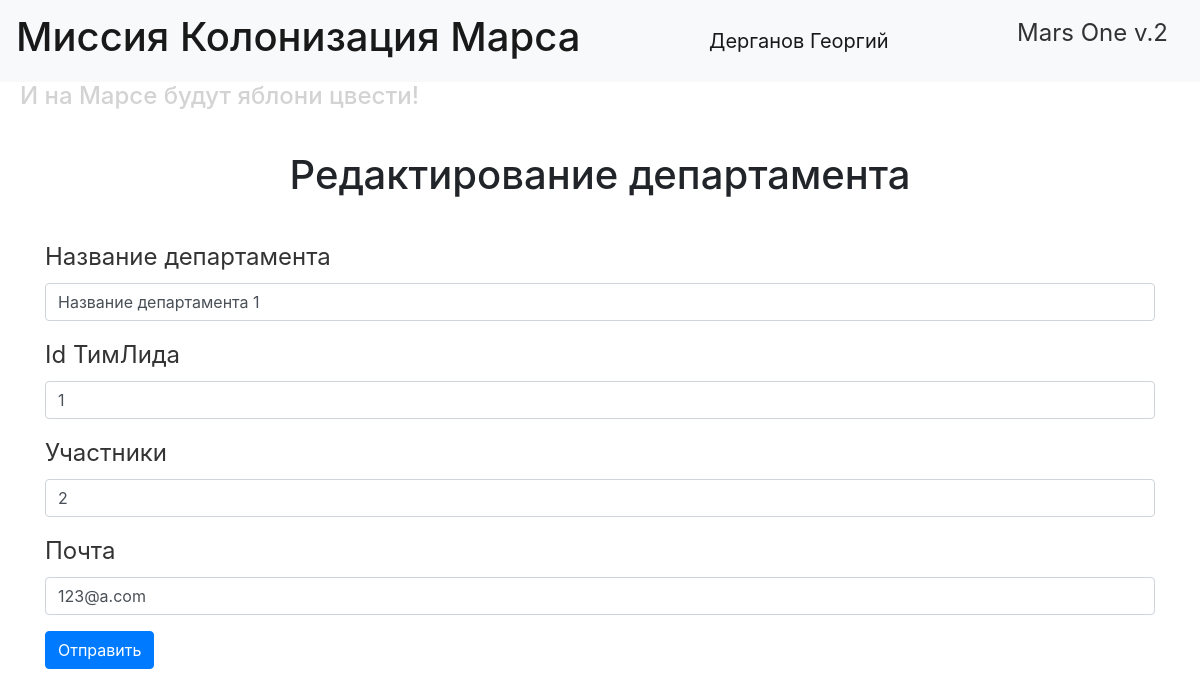
The app's page /department_change/1 (signed in) with its own data.
### data/users.py (models this page shows, shortened)
class User(SqlAlchemyBase, UserMixin, SerializerMixin):
    __tablename__ = 'users'
    id = sqlalchemy.Column(sqlalchemy.Integer, primary_key=True, autoincrement=True)
    surname = sqlalchemy.Column(sqlalchemy.String, nullable=True)
    name = sqlalchemy.Column(sqlalchemy.String, nullable=True)
    age = sqlalchemy.Column(sqlalchemy.Integer, nullable=True)
    position = sqlalchemy.Column(sqlalchemy.String, nullable=True)
    speciality = sqlalchemy.Column(sqlalchemy.String, nullable=True)
    address = sqlalchemy.Column(sqlalchemy.String, nullable=True)
    email = sqlalchemy.Column(sqlalchemy.String, unique=True, nullable=True)
    hashed_password = sqlalchemy.Column(sqlalchemy.String, nullable=True)
    modified_date = sqlalchemy.Column(sqlalchemy.DateTime, default=datetime.datetime.now)
    city_from = sqlalchemy.Column(sqlalchemy.String, nullable=True)
    jobs = orm.relation("Jobs", back_populates='user')
    departments = orm.relation("Departments", back_populates='user')

### data/departments.py (models this page shows)
class Departments(SqlAlchemyBase, UserMixin, SerializerMixin):
    __tablename__ = 'departments'
    id = sqlalchemy.Column(sqlalchemy.Integer, primary_key=True, autoincrement=True)
    title = sqlalchemy.Column(sqlalchemy.String, nullable=True)
    chief = sqlalchemy.Column(sqlalchemy.Integer, nullable=True)
    members = sqlalchemy.Column(sqlalchemy.String, nullable=True)
    email = sqlalchemy.Column(sqlalchemy.String, nullable=True)
    user_id = sqlalchemy.Column(sqlalchemy.Integer, sqlalchemy.ForeignKey("users.id"))
    user = orm.relation('User')

### main.py (the view, shortened to what this page needs)
@app.route('/department_change/<int:id>', methods=['GET', 'POST'])
@login_required
def edit_department(id):
    form = DepartmentsForm()
    if request.method == "GET":
        session = db_session.create_session()
        dep = session.query(Departments).filter(Departments.id == id, ((current_user == Departments.user) | (current_user.id == Departments.chief))).first()
        if dep:
            form.title.data = dep.title
            form.chief.data = dep.chief
            form.members.data = dep.members
            form.email.data = dep.email
        else:
            abort(404)
    return render_template('department.html', title='Редактирование департамента', form=form)

### main.py
class DepartmentsForm(FlaskForm):
    title = StringField('Название департамента', validators=[DataRequired()])
    chief = IntegerField("Id ТимЛида", validators=[DataRequired()])
    members = StringField("Участники", validators=[DataRequired()])
    email = EmailField('Почта', validators=[DataRequired(), validators.Email()])
    submit = SubmitField('Отправить')

### data/db_session.py (called while the page is built)
def create_session() -> Session:
    global __factory
    return __factory()

### main.py (called while the page is built)
@login_manager.user_loader
def load_user(user_id):
    session = db_session.create_session()
    return session.query(User).get(user_id)

### templates/department.html (shortened to what this page needs)
{% extends "base.html" %}
{% block content %}
<h1 class="title">{{ title }}</h1>
<form action="" method="post">
    <p>
        {{ form.title.label }}<br>
        {{ form.title(class="form-control") }}
    </p>
    <p>
        {{ form.chief.label }}<br>
        {{ form.chief(class="form-control") }}
    </p>
    <p>
        {{ form.members.label }}<br>
        {{ form.members(class="form-control") }}
    </p>
    <p>
        {{ form.email.label }}<br>
        {{ form.email(class="form-control") }}
    </p>
    <p>{{ form.submit(type="submit", class="btn btn-primary") }}</p>
</form>
{% endblock %}

### templates/base.html (shortened to what this page needs)
<!doctype html>
<html lang="en">
    <head>
        <link rel="stylesheet"
              href="https://stackpath.bootstrapcdn.com/bootstrap/4.4.1/css/bootstrap.min.css"
>
        <link rel="stylesheet" type="text/css" href="{{ url_for('static', filename='css/style.css') }}">
    </head>
    <body>
        <header>
            <nav class="navbar navbar-light bg-light">
                <a class="navbar-brand" href="/"><h1>Миссия Колонизация Марса</h1></a>
                {% if current_user.is_authenticated %}
                    <a class="navbar-brand" href="/logout">{{ current_user.surname }} {{ current_user.name }}</a>
                {% else %}
                    <p>
                        <a class="btn btn-primary" href="/register">Зарегистрироваться</a>
                        <a class="btn btn-success" href="/login">Войти</a>
                    </p>
                {% endif %}
                <a class="navbar-brand" href="/"><p>Mars One v.2</p></a>
            </nav>
            <h4>И на Марсе будут яблони цвести!</h4>
        </header>
        <main role="main" class="container">
            <div>
                {% block content %}{% endblock %}
            </div>
        </main>
    </body>
</html>

### static/css/style.css (style rules this page uses)
h4 { color: lightgrey; margin-left: 20px; }
p { font-size: 24px; color: rgba(0,0,0,0.8); }
.title { text-align: center; margin: 40px 40px; }

### records on screen
User: surname "Дерганов", name "Георгий"
Departments: title "Название департамента 1", chief "1", members "2", email "123@a.com"

### other values on screen
{{ title }} "Редактирование департамента"
